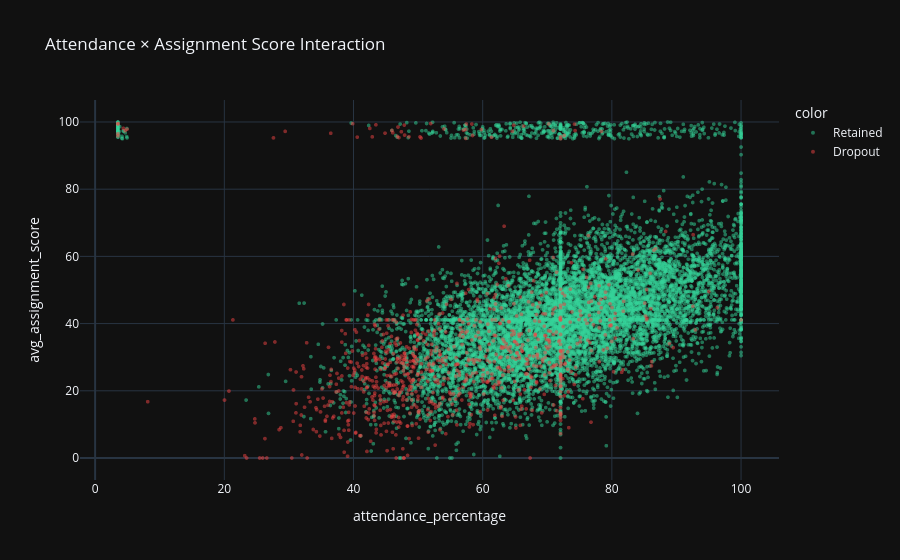

The notebook cell saved with this chart:
### Code cell
# Feature interaction: attendance × score coloured by dropout
fig = px.scatter(df, x='attendance_percentage', y='avg_assignment_score',
                 color=df['dropout'].map({0: 'Retained', 1: 'Dropout'}),
                 color_discrete_map={'Retained': '#34d399', 'Dropout': '#ef4444'},
                 opacity=0.5, template='plotly_dark',
                 title='Attendance × Assignment Score Interaction')
fig.update_traces(marker_size=4)
fig.show()

### Figure 1 — Plotly figure (JSON) as saved in the notebook; plotly's stock layout.template omitted (floating-point values rounded to 4 significant figures; data arrays with more than 128 entries replaced by an {"elided": "..."} marker saying what was removed)
{"data": [{"hovertemplate": "color=Retained<br>attendance_percentage=%{x}<br>avg_assignment_score=%{y}<extra></extra>", "legendgroup": "Retained", "marker": {"color": "#34d399", "opacity": 0.5, "size": 4, "symbol": "circle"}, "mode": "markers", "name": "Retained", "showlegend": true, "type": "scattergl", "x": {"elided": "9105 float values"}, "xaxis": "x", "y": {"elided": "9105 float values"}, "yaxis": "y"}, {"hovertemplate": "color=Dropout<br>attendance_percentage=%{x}<br>avg_assignment_score=%{y}<extra></extra>", "legendgroup": "Dropout", "marker": {"color": "#ef4444", "opacity": 0.5, "size": 4, "symbol": "circle"}, "mode": "markers", "name": "Dropout", "showlegend": true, "type": "scattergl", "x": {"elided": "895 float values"}, "xaxis": "x", "y": {"elided": "895 float values"}, "yaxis": "y"}], "layout": {"legend": {"title": {"text": "color"}, "tracegroupgap": 0}, "title": {"text": "Attendance × Assignment Score Interaction"}, "xaxis": {"anchor": "y", "domain": [0, 1], "title": {"text": "attendance_percentage"}}, "yaxis": {"anchor": "x", "domain": [0, 1], "title": {"text": "avg_assignment_score"}}}}
